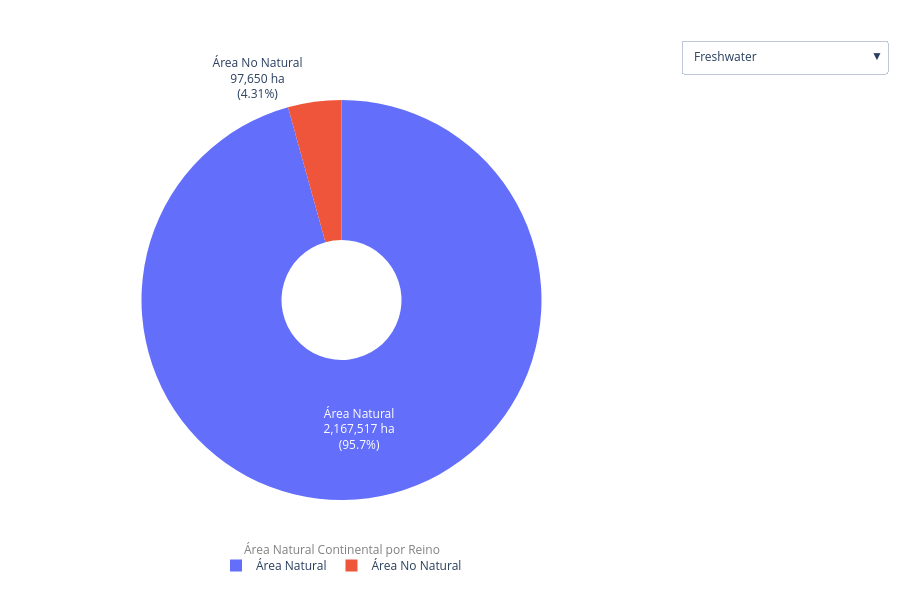

The cell this chart's notebook holds for it:
### Code cell
fig = go.Figure()

# Add traces for each group
for i, realm in enumerate(efg_realm_continental.index):
    area_natural = efg_realm_continental.loc[realm, 'area_natural']
    area_modified = efg_realm_continental.loc[realm, 'area_total'] - efg_realm_continental.loc[realm, 'area_natural']
    
    fig.add_trace(go.Pie(
        labels=['Área Natural', 'Área No Natural'],
        values=[area_natural, area_modified],
        name=realm,
        hole=0.3,
        textinfo='label+percent',
        hoverinfo='label+value+percent',
        texttemplate='%{label}<br>%{value:,.0f} ha<br>(%{percent})',
        visible=(i == 0)  # Only first group visible initially
    ))

# Create dropdown menu buttons
buttons = []
for i, realm in enumerate(efg_realm_continental.index):
    visibility = [False] * len(efg_realm_continental.index)
    visibility[i] = True
    
    buttons.append(dict(
        label=realm,
        method='update',
        args=[{'visible': visibility},
              {'title': f'Área Natural: {realm}'}]
    ))

# Update layout with dropdown
fig.update_layout(
    updatemenus=[dict(
        active=0,
        buttons=buttons,
        direction='down',
        showactive=True,
        x=1.15,
        y=1.15,
        xanchor='left',
        yanchor='top'
    )],
    showlegend=True,
    legend=dict(
        orientation='h',
        yanchor='bottom',
        y=-0.2,
        xanchor='center',
        x=0.5
    ),
    height=600,
    margin=dict(t=100, b=100)
)

# Add annotation for percentage
fig.add_annotation(
    text='Área Natural Continental por Reino',
    x=0.5,
    y=-0.15,
    xref='paper',
    yref='paper',
    showarrow=False,
    font=dict(size=12, color='gray')
)

fig.show()

### Figure 1 — Plotly figure (JSON) as saved in the notebook; plotly's stock layout.template omitted (floating-point values rounded to 4 significant figures)
{"data": [{"hole": 0.3, "hoverinfo": "label+value+percent", "labels": ["Área Natural", "Área No Natural"], "name": "Freshwater", "textinfo": "label+percent", "texttemplate": "%{label}<br>%{value:,.0f} ha<br>(%{percent})", "type": "pie", "values": [2168000.0, 97650.0], "visible": true}, {"hole": 0.3, "hoverinfo": "label+value+percent", "labels": ["Área Natural", "Área No Natural"], "name": "Freshwater-Marine", "textinfo": "label+percent", "texttemplate": "%{label}<br>%{value:,.0f} ha<br>(%{percent})", "type": "pie", "values": [11430.0, 599.9], "visible": false}, {"hole": 0.3, "hoverinfo": "label+value+percent", "labels": ["Área Natural", "Área No Natural"], "name": "Marine-Freshwater-Terrestrial", "textinfo": "label+percent", "texttemplate": "%{label}<br>%{value:,.0f} ha<br>(%{percent})", "type": "pie", "values": [44360.0, 456.2], "visible": false}, {"hole": 0.3, "hoverinfo": "label+value+percent", "labels": ["Área Natural", "Área No Natural"], "name": "Marine-Terrestrial", "textinfo": "label+percent", "texttemplate": "%{label}<br>%{value:,.0f} ha<br>(%{percent})", "type": "pie", "values": [338400.0, 14310.0], "visible": false}, {"hole": 0.3, "hoverinfo": "label+value+percent", "labels": ["Área Natural", "Área No Natural"], "name": "Terrestrial", "textinfo": "label+percent", "texttemplate": "%{label}<br>%{value:,.0f} ha<br>(%{percent})", "type": "pie", "values": [59260000.0, 8131000.0], "visible": false}, {"hole": 0.3, "hoverinfo": "label+value+percent", "labels": ["Área Natural", "Área No Natural"], "name": "Terrestrial-Freshwater", "textinfo": "label+percent", "texttemplate": "%{label}<br>%{value:,.0f} ha<br>(%{percent})", "type": "pie", "values": [5705000.0, 27710.0], "visible": false}], "layout": {"annotations": [{"font": {"color": "gray", "size": 12}, "showarrow": false, "text": "Área Natural Continental por Reino", "x": 0.5, "xref": "paper", "y": -0.15, "yref": "paper"}], "height": 600, "legend": {"orientation": "h", "x": 0.5, "xanchor": "center", "y": -0.2, "yanchor": "bottom"}, "margin": {"b": 100, "t": 100}, "showlegend": true, "updatemenus": [{"active": 0, "buttons": [{"args": [{"visible": [true, false, false, false, false, false]}, {"title": "Área Natural: Freshwater"}], "label": "Freshwater", "method": "update"}, {"args": [{"visible": [false, true, false, false, false, false]}, {"title": "Área Natural: Freshwater-Marine"}], "label": "Freshwater-Marine", "method": "update"}, {"args": [{"visible": [false, false, true, false, false, false]}, {"title": "Área Natural: Marine-Freshwater-Terrestrial"}], "label": "Marine-Freshwater-Terrestrial", "method": "update"}, {"args": [{"visible": [false, false, false, true, false, false]}, {"title": "Área Natural: Marine-Terrestrial"}], "label": "Marine-Terrestrial", "method": "update"}, {"args": [{"visible": [false, false, false, false, true, false]}, {"title": "Área Natural: Terrestrial"}], "label": "Terrestrial", "method": "update"}, {"args": [{"visible": [false, false, false, false, false, true]}, {"title": "Área Natural: Terrestrial-Freshwater"}], "label": "Terrestrial-Freshwater", "method": "update"}], "direction": "down", "showactive": true, "x": 1.15, "xanchor": "left", "y": 1.15, "yanchor": "top"}]}}
